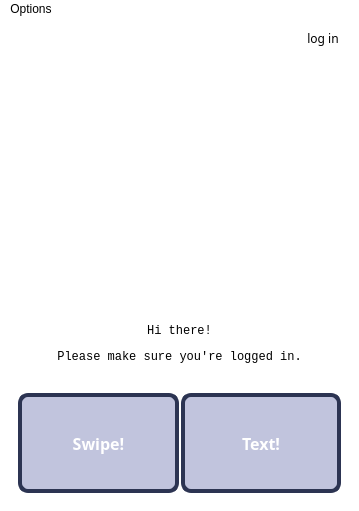
<?xml version="1.0" encoding="UTF-8"?>
<ui version="4.0">
 <class>Lovebot</class>
 <widget class="QMainWindow" name="Lovebot">
  <property name="geometry">
   <rect>
    <x>0</x>
    <y>0</y>
    <width>359</width>
    <height>511</height>
   </rect>
  </property>
  <property name="sizePolicy">
   <sizepolicy hsizetype="Preferred" vsizetype="Preferred">
    <horstretch>0</horstretch>
    <verstretch>0</verstretch>
   </sizepolicy>
  </property>
  <property name="windowTitle">
   <string>Lovebot</string>
  </property>
  <property name="windowIcon">
   <iconset>
    <normaloff>favicon.ico</normaloff>favicon.ico</iconset>
  </property>
  <property name="styleSheet">
   <string notr="true">QWidget{
	background-color: rgba(255, 255, 255, 0)
}

QWidget#centralwidget{
	background-color: rgba(255, 255, 255, 255)
}

QPushButton {
    border: 4px solid rgb(255,192,0);
    background-color:white;
	border-radius: 10px;
}

QPushButton:hover {
    border: 5px solid rgb(255,192,0);
    color: rgb(255,192,0);

}

QPushButton:pressed {
    border: 5px solid rgb(255,192,0);
	margin:1px;
}

QPushButton:hover {
    color: rgb(255,192,0);
}

QPushButton:pressed {
    color: rgb(255,192,0);
}
QPushButton:!enabled {
    border: 3px solid gray;
    background-color:white;
}</string>
  </property>
  <widget class="QWidget" name="centralwidget">
   <property name="autoFillBackground">
    <bool>false</bool>
   </property>
   <layout class="QGridLayout" name="gridLayout">
    <property name="spacing">
     <number>0</number>
    </property>
    <item row="3" column="1">
     <spacer name="verticalSpacer_3">
      <property name="orientation">
       <enum>Qt::Vertical</enum>
      </property>
      <property name="sizeHint" stdset="0">
       <size>
        <width>20</width>
        <height>20</height>
       </size>
      </property>
     </spacer>
    </item>
    <item row="4" column="0">
     <spacer name="horizontalSpacer_3">
      <property name="orientation">
       <enum>Qt::Horizontal</enum>
      </property>
      <property name="sizeHint" stdset="0">
       <size>
        <width>40</width>
        <height>20</height>
       </size>
      </property>
     </spacer>
    </item>
    <item row="4" column="1">
     <widget class="QLabel" name="status_label">
      <property name="sizePolicy">
       <sizepolicy hsizetype="Preferred" vsizetype="Maximum">
        <horstretch>0</horstretch>
        <verstretch>0</verstretch>
       </sizepolicy>
      </property>
      <property name="minimumSize">
       <size>
        <width>0</width>
        <height>80</height>
       </size>
      </property>
      <property name="font">
       <font>
        <family>Lucida Console</family>
       </font>
      </property>
      <property name="text">
       <string>&lt;html&gt;&lt;head/&gt;&lt;body&gt;&lt;p&gt;Hi there!&lt;/p&gt;&lt;p&gt;Please make sure you're logged in.&lt;/p&gt;&lt;/body&gt;&lt;/html&gt;</string>
      </property>
      <property name="scaledContents">
       <bool>true</bool>
      </property>
      <property name="alignment">
       <set>Qt::AlignCenter</set>
      </property>
      <property name="wordWrap">
       <bool>false</bool>
      </property>
     </widget>
    </item>
    <item row="6" column="1">
     <layout class="QHBoxLayout" name="horizontalLayout">
      <item>
       <widget class="QPushButton" name="swipe_btn">
        <property name="sizePolicy">
         <sizepolicy hsizetype="Preferred" vsizetype="Preferred">
          <horstretch>0</horstretch>
          <verstretch>0</verstretch>
         </sizepolicy>
        </property>
        <property name="font">
         <font>
          <family>Lucida Sans Typewriter</family>
          <pointsize>12</pointsize>
          <weight>75</weight>
          <bold>true</bold>
         </font>
        </property>
        <property name="styleSheet">
         <string notr="true">QPushButton {
	border-color: rgb(44, 52, 82) ;
	background-color: rgb(193, 196, 221);
	color: white;
}

QPushButton:hover {
    color: rgb(255,192,0);
}

QPushButton:pressed {
    color: rgb(255,192,0);
}</string>
        </property>
        <property name="text">
         <string>Swipe!</string>
        </property>
       </widget>
      </item>
      <item>
       <spacer name="horizontalSpacer_6">
        <property name="orientation">
         <enum>Qt::Horizontal</enum>
        </property>
        <property name="sizeType">
         <enum>QSizePolicy::Fixed</enum>
        </property>
        <property name="sizeHint" stdset="0">
         <size>
          <width>2</width>
          <height>20</height>
         </size>
        </property>
       </spacer>
      </item>
      <item>
       <widget class="QPushButton" name="text_btn">
        <property name="sizePolicy">
         <sizepolicy hsizetype="Preferred" vsizetype="Preferred">
          <horstretch>0</horstretch>
          <verstretch>0</verstretch>
         </sizepolicy>
        </property>
        <property name="minimumSize">
         <size>
          <width>0</width>
          <height>100</height>
         </size>
        </property>
        <property name="font">
         <font>
          <family>Lucida Sans Typewriter</family>
          <pointsize>12</pointsize>
          <weight>75</weight>
          <bold>true</bold>
         </font>
        </property>
        <property name="styleSheet">
         <string notr="true">QPushButton {
   border-color: rgb(44, 52, 82) ;
	background-color:  rgb(193, 196, 221);
	color: white
}

QPushButton:hover {
    color: rgb(255,192,0);
}

QPushButton:pressed {
    color: rgb(255,192,0);
}</string>
        </property>
        <property name="text">
         <string>Text!</string>
        </property>
        <property name="default">
         <bool>false</bool>
        </property>
        <property name="flat">
         <bool>false</bool>
        </property>
       </widget>
      </item>
     </layout>
    </item>
    <item row="7" column="1">
     <spacer name="verticalSpacer_2">
      <property name="orientation">
       <enum>Qt::Vertical</enum>
      </property>
      <property name="sizeHint" stdset="0">
       <size>
        <width>20</width>
        <height>40</height>
       </size>
      </property>
     </spacer>
    </item>
    <item row="4" column="2">
     <spacer name="horizontalSpacer_4">
      <property name="orientation">
       <enum>Qt::Horizontal</enum>
      </property>
      <property name="sizeHint" stdset="0">
       <size>
        <width>40</width>
        <height>20</height>
       </size>
      </property>
     </spacer>
    </item>
    <item row="5" column="1">
     <spacer name="verticalSpacer">
      <property name="orientation">
       <enum>Qt::Vertical</enum>
      </property>
      <property name="sizeHint" stdset="0">
       <size>
        <width>20</width>
        <height>40</height>
       </size>
      </property>
     </spacer>
    </item>
    <item row="0" column="1">
     <widget class="QWidget" name="widget_2" native="true">
      <property name="minimumSize">
       <size>
        <width>0</width>
        <height>0</height>
       </size>
      </property>
      <property name="maximumSize">
       <size>
        <width>16777215</width>
        <height>25</height>
       </size>
      </property>
      <layout class="QHBoxLayout" name="horizontalLayout_3">
       <property name="spacing">
        <number>0</number>
       </property>
       <property name="leftMargin">
        <number>0</number>
       </property>
       <property name="topMargin">
        <number>0</number>
       </property>
       <property name="rightMargin">
        <number>0</number>
       </property>
       <property name="bottomMargin">
        <number>0</number>
       </property>
       <item>
        <spacer name="horizontalSpacer_5">
         <property name="orientation">
          <enum>Qt::Horizontal</enum>
         </property>
         <property name="sizeHint" stdset="0">
          <size>
           <width>40</width>
           <height>20</height>
          </size>
         </property>
        </spacer>
       </item>
       <item>
        <widget class="QPushButton" name="login_btn">
         <property name="enabled">
          <bool>true</bool>
         </property>
         <property name="sizePolicy">
          <sizepolicy hsizetype="Minimum" vsizetype="Preferred">
           <horstretch>1</horstretch>
           <verstretch>0</verstretch>
          </sizepolicy>
         </property>
         <property name="minimumSize">
          <size>
           <width>0</width>
           <height>0</height>
          </size>
         </property>
         <property name="maximumSize">
          <size>
           <width>36</width>
           <height>20</height>
          </size>
         </property>
         <property name="font">
          <font>
           <family>Lucida Calligraphy</family>
          </font>
         </property>
         <property name="styleSheet">
          <string notr="true">QPushButton {
    border: None;
	background-color: rgba(255, 255, 255, 0)
}

</string>
         </property>
         <property name="text">
          <string>log in</string>
         </property>
        </widget>
       </item>
      </layout>
     </widget>
    </item>
    <item row="2" column="1">
     <widget class="QWidget" name="widget" native="true">
      <property name="sizePolicy">
       <sizepolicy hsizetype="Preferred" vsizetype="Preferred">
        <horstretch>0</horstretch>
        <verstretch>0</verstretch>
       </sizepolicy>
      </property>
      <property name="minimumSize">
       <size>
        <width>0</width>
        <height>256</height>
       </size>
      </property>
      <layout class="QHBoxLayout" name="horizontalLayout_2">
       <item>
        <spacer name="horizontalSpacer_2">
         <property name="orientation">
          <enum>Qt::Horizontal</enum>
         </property>
         <property name="sizeHint" stdset="0">
          <size>
           <width>40</width>
           <height>20</height>
          </size>
         </property>
        </spacer>
       </item>
       <item>
        <widget class="QLabel" name="central_image">
         <property name="enabled">
          <bool>true</bool>
         </property>
         <property name="sizePolicy">
          <sizepolicy hsizetype="Preferred" vsizetype="Preferred">
           <horstretch>0</horstretch>
           <verstretch>0</verstretch>
          </sizepolicy>
         </property>
         <property name="minimumSize">
          <size>
           <width>256</width>
           <height>256</height>
          </size>
         </property>
         <property name="text">
          <string/>
         </property>
         <property name="pixmap">
          <pixmap>logo_small_centered.png</pixmap>
         </property>
         <property name="scaledContents">
          <bool>false</bool>
         </property>
         <property name="alignment">
          <set>Qt::AlignCenter</set>
         </property>
         <property name="wordWrap">
          <bool>false</bool>
         </property>
         <property name="margin">
          <number>0</number>
         </property>
        </widget>
       </item>
       <item>
        <spacer name="horizontalSpacer">
         <property name="orientation">
          <enum>Qt::Horizontal</enum>
         </property>
         <property name="sizeHint" stdset="0">
          <size>
           <width>40</width>
           <height>20</height>
          </size>
         </property>
        </spacer>
       </item>
      </layout>
     </widget>
    </item>
   </layout>
  </widget>
  <widget class="QMenuBar" name="menuBar">
   <property name="geometry">
    <rect>
     <x>0</x>
     <y>0</y>
     <width>359</width>
     <height>21</height>
    </rect>
   </property>
   <property name="styleSheet">
    <string notr="true">QWidget{
    background-color: white;
}</string>
   </property>
   <widget class="QMenu" name="options">
    <property name="title">
     <string>Options</string>
    </property>
    <addaction name="actionEdit_configuration"/>
   </widget>
   <addaction name="options"/>
  </widget>
  <action name="actionEdit_configuration">
   <property name="text">
    <string>Edit configuration</string>
   </property>
  </action>
 </widget>
 <resources/>
 <connections/>
</ui>
